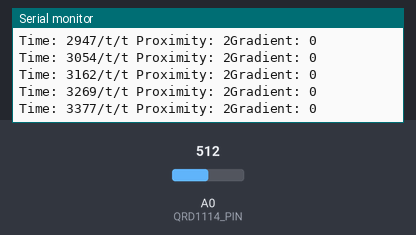
The sketch below on a simulated Arduino Uno, built with avr-gcc and run on an emulated ATmega328P. Parts: the last lines printed to the serial monitor. The test bench sets the inputs (shaded band); at power-on: A0 (QRD1114_PIN) = 512. EEPROM starts erased.

Above: at 3.4 s.
3.5 s: A0 (QRD1114_PIN) set to 716
At 3.6 s:
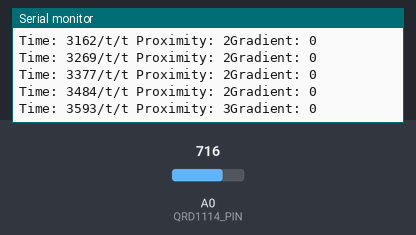
5.0 s: A0 (QRD1114_PIN) set to 900
At 5.0 s:
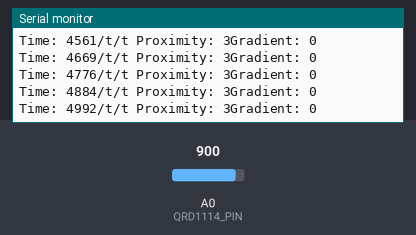
Timing chart, 0 to 8.0 s (numbered marks = the images above; inputs shaded):
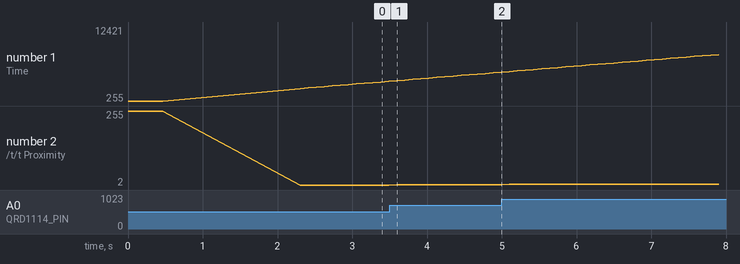

The sketch:

QRD1114_Test.ino
```cpp
#include <EEPROM.h>
const int motorPin[2][2] = {{2, 3}, {4, 5}};
const int QRD1114_PIN = A0; // Sensor output voltage
int oldMillis[128],  proximity[128], gradient[128];
int i = 0;

void setup() {
  EEPROM.begin();
  Serial.begin(115200);
  pinMode(QRD1114_PIN, INPUT);
  for(int i = 0; i < 128; i++){
    if(EEPROM.read(i) != 0){
      Serial.println("Time: " + String(EEPROM.read(i)) + "/t/t Proximity: " + String(EEPROM.read(128 + i)) + "Gradient: " + String(EEPROM.read(256 + i)));
    }
  }
  for(int i = 0; i < 512; i++){
    EEPROM.write(i, 0);
  }
}

void loop() {
  oldMillis[i] = millis();
  proximity[i] = (float)analogRead(QRD1114_PIN) * 5.0 / 1023.0;
  if (i > 0) {
    gradient[i] = (proximity[i] - proximity[i - 1]) / (oldMillis[i] - oldMillis[i - 1]);
    Serial.println("Time: " + String(oldMillis[i]) + "/t/t Proximity: " + String(proximity[i]) + "Gradient: " + String(gradient[i]));
    EEPROM.write(i, oldMillis[i]);
    EEPROM.write(128 + i, proximity[i]);
    EEPROM.write(256 + i, gradient[i]);
  }
  else
    Serial.println("Time: " + String(oldMillis[i]) + "/t/t Proximity: " + String(proximity[i]));
  delay(100);
  i++;
  if(i == 128){
    i = 0;
  }
}
```

Measured:
- after the input at 3.5 s, the serial monitor: prints a new line after 0.09 s (image 1)
- plotted number 2: 2 → 3 after the input at 3.5 s
